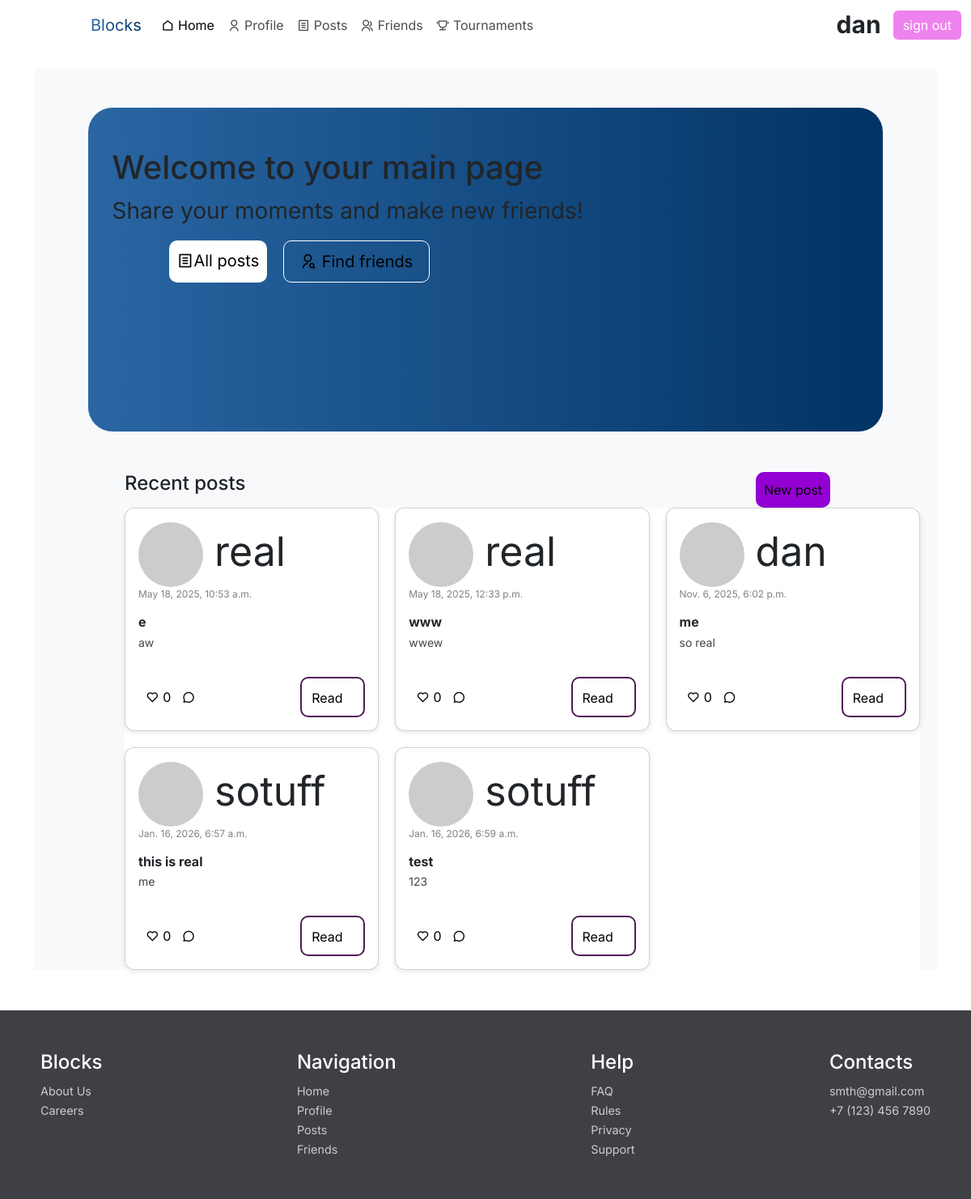
Screenshot of /main/ (signed in) with the database file from the repository.
### polls/models.py (models this page shows, shortened)
class Post(models.Model):
    title= models.CharField(max_length=200)
    content=models.TextField()
    created_at=models.DateTimeField(auto_now_add=True)
    author=models.ForeignKey(User,on_delete=models.CASCADE,)
    likes=models.ManyToManyField(User,related_name="likes", blank=True)
    def total_likes(self):
        return self.likes.count()

### polls/views.py (the view)
# urls.py: path("main/" , views.index_view, name="index_view"),
def index_view(request):
    posts=Post.objects.all()
    return render(request,"home.html",{"posts":posts})

### templates/home.html (shortened to what this page needs)
{% extends 'base.html' %}
{% block content %}
  <main>
    <div class="container-fluid bg-light pt-5">
      <div class="welcome">
        <h1 style="padding-left: 30px; padding-top: 50px;">Welcome to your main page</h1>
        <p style="padding-left: 30px; font-size: 28px;">Share your moments and make new friends!</p>
        <div class="stuff">
          <div class="all_posts">
            <a href="/posts" style="font-size: 20px;"><i class="ri-file-list-line"></i>All posts</a>
          </div>
          <div class="friends">
            <a style="padding:10px; font-size: 20px;" href="#"><i class="ri-user-search-line"></i> Find friends</a>
          </div>
        </div>
      </div>
      <div class="create_post">
        <h4>Recent posts</h4>
        <div class="new_post">
          <a href="/post/create">New post</a>
        </div>
      </div>
      <div class="recent_post">
            <div class="card-container">
             {% if posts %}
             {% for post in posts %}
              <div class="card">
                <div class="info">
                  <div class="usrname" style="font-size: 50px">
                     <img src="https://ui-avatars.com/api/?name={{ post.author.username }}&background=random" style="border-radius: 100px;">
                     {{ post.author }}
                     <p class="timestamp">{{ post.created_at }}</p></div>
                  <h3 class="title">{{ post.title }}</h3>
                  <p class="text">{{ post.content }}</p>
                </div>
                <div class="other">
                  <div class="icons">
                    <button class="likes"><i class="ri-heart-line"></i> {{ post.total_likes }}</button>
                    <a href=""><i class="ri-chat-3-line"></i> </a>
                  </div>
                  <div class="more">
                  <div>
                    <a style="text-align: center;" href="/post/{{ post.id }}"> Read</a>
                  </div>
                  </div>
                </div>
              </div>
              {% endfor %}
         </div>
        {% endif %}
      </div>
    </div>
  </main>
{% endblock %}

### templates/base.html (shortened to what this page needs)
<!DOCTYPE html>
<html lang="en">
  <head>
    <link href="https://cdn.jsdelivr.net/npm/bootstrap@5.3.3/dist/css/bootstrap.min.css" rel="stylesheet" />
    <link href="https://cdn.jsdelivr.net/npm/remixicon@4.5.0/fonts/remixicon.css" rel="stylesheet" />
  </head>
  <body>
    <header>
      <nav class="navbar navbar-expand-lg">
        <div class="container-fluid ">
          <a class="navbar-brand name" href="{% url 'index_view' %}">Blocks</a>
          <div class="collapse navbar-collapse" id="navbarSupportedContent">
            <ul class="navbar-nav me-auto mb-2 mb-lg-0">
              <li class="nav-item">
                <a class="nav-link active" aria-current="page" href="{% url 'index_view' %}"><i class="ri-home-line"></i> Home</a>
              </li>
              <li class="nav-item">
                <a class="nav-link" href="{% url 'profile_view' %}"><i class="ri-user-line"></i> Profile</a>
              </li>
              <li class="nav-item">
                <a class="nav-link" href="{% url 'posts_view' %}"><i class="ri-file-list-line"></i> Posts</a>
              </li>
              <li class="nav-item">
                <a class="nav-link" href="{% url 'friends_view' %}"><i class="ri-group-line"></i> Friends</a>
              </li>
              <li class="nav-item">
                <a class="nav-link" href="{% url 'tournament_list' %}"><i class="ri-trophy-line"></i> Tournaments</a>
              </li>
            </ul>
            <div class="d-flex align-items-center">
              {% if user.is_authenticated %}
                <span class="username">{{ user.username }}</span>
                <a href="{% url 'logout' %} " class="d-flex align-items-center btn btn-violet">sign out</a>
              {% else %}
                <a href="{% url 'login' %}" class="btn btn-success">sign in</a>
              {% endif %}
            </div>
          </div>
        </div>
      </nav>
    </header>
    <div class="container mt-4">
        {% block content %}
        {% endblock %}
    </div>
    <footer>
        <div class="box2">
        <div class="box">
            <div>
            <h4>Blocks</h4>
            <div>
                <a href="{% url 'index_view' %}">About Us</a>
            </div>
            <div>
                <a href="">Careers</a>
            </div>
            </div>
            <div>
            <h4>Navigation</h4>
            <div>
                <a href="{% url 'index_view' %}">Home</a>
            </div>
            <div>
                <a href="{% url 'profile_view' %}">Profile</a>
            </div>
            <div>
                <a href="{% url 'posts_view' %}">Posts</a>
            </div>
            <div>
                <a href="{% url 'friends_view' %}">Friends</a>
            </div>
            </div>
            <div>
            <h4>Help</h4>
            <div>
                <a href="">FAQ</a>
            </div>
            <div>
                <a href="">Rules</a>
            </div>
            <div>
                <a href="">Privacy</a>
            </div>
            <div>
                <a href="">Support</a>
            </div>
            </div>
            <div>
            <h4>Contacts</h4>
            <div>
                <a href="">smth@gmail.com</a>
            </div>
            <div>
                <a href="">+7 (123) 456 7890</a>
            </div>
            </div>
        </div>
        </div>
    </footer>
  </body>
</html>

### templates/home.html (style rules this page uses)
.welcome { height: 50vh; width: 90%; margin: 0 auto; border-radius: 30px; background: linear-gradient(to right, #2a66a3, #013364); }
.all_posts { border-radius: 10px; background-color: white; margin-left: 100px; margin-right: 20px; padding: 10px; }
.friends { border: 1px solid white; padding: 10px; border-radius: 10px; }
.stuff { display: flex; justify-content: left; }
.create_post { display: flex; justify-content: space-between; margin: 0 100px; padding-top: 50px; }
.new_post { border-radius: 10px; background-color: white; margin-left: 100px; margin-right: 20px; padding: 10px; background-color: darkviolet; }
.recent_post { width: 90%; background-color: white; margin-left: 100px; }
.likes { background-color: white; border: solid white; }
.card-container { display: grid; grid-template-columns: repeat(auto-fill, minmax(300px, 1fr)); gap: 20px; width: 100%; }
.card { background-color: white; padding: 16px; border-radius: 12px; box-shadow: 0 2px 6px rgba(0, 0, 0, 0.1); display: flex; flex-direction: column; justify-content: space-between; height: 100%; }
.info { font-size: 14px; }
.username { font-weight: 600; font-size: 30px; }
.timestamp { color: gray; font-size: 12px; }
.title { font-size: 16px; font-weight: bold; margin: 10px 0 4px; }
.text { font-size: 14px; color: #444; flex-grow: 1; }
.other { display: flex; justify-content: space-between; align-items: center; margin-top: 16px; background-color: ; }
.more { width:80px; border: 2px solid rgb(80, 26, 87) ; height: 50px; border-radius: 10px; padding: 12px; }
main { font-family: "Inter", sans-serif; font-optical-sizing: auto; font-weight: <weight>; font-style: normal; }

### templates/base.html (style rules this page uses)
:root { --secondary: #123561; }
a { text-decoration: none; color: black; }
.name { background: linear-gradient(to right,#2a66a3,#013364); -webkit-background-clip: text; -webkit-text-fill-color: transparent; margin-left: 100px; }
.nav-link { position: relative; color: rgba(0,0,0,0.7); }
.nav-link:after { content: ''; position: absolute; bottom: 0; left: 0; width: 0; height: 2px; background: var(--secondary); transition: all 0.3s cubic-bezier(0.175, 0.885, 0.32, 1.275); }
.username { vertical-align: center; margin-right: 15px; font-weight: bold; }
.btn-violet { background-color: violet; border: none; color: white; }
.box { display: flex; justify-content: space-between; color: white; padding: 50px; }
.box2 { display: flex; flex-direction: column; color: white; }
footer { background-color: rgb(62, 64, 68); margin-top: 50px; position: relative; font-family: "Inter", sans-serif; }
footer a { color: #ccc; font-size: 0.9rem; }
header { font-family: "Inter", sans-serif; }

### rows the page displays
Post: author "real", created_at "May 18, 2025, 10:53 a.m.", title "e", content "aw", total_likes "0"
Post: author "real", created_at "May 18, 2025, 12:33 p.m.", title "www", content "wwew", total_likes "0"
Post: author "dan", created_at "Nov. 6, 2025, 6:02 p.m.", title "me", content "so real", total_likes "0"
Post: author "sotuff", created_at "Jan. 16, 2026, 6:57 a.m.", title "this is real", content "me", total_likes "0"
Post: author "sotuff", created_at "Jan. 16, 2026, 6:59 a.m.", title "test", content "123", total_likes "0"

### other values shown
{{ user.username }} "dan"
